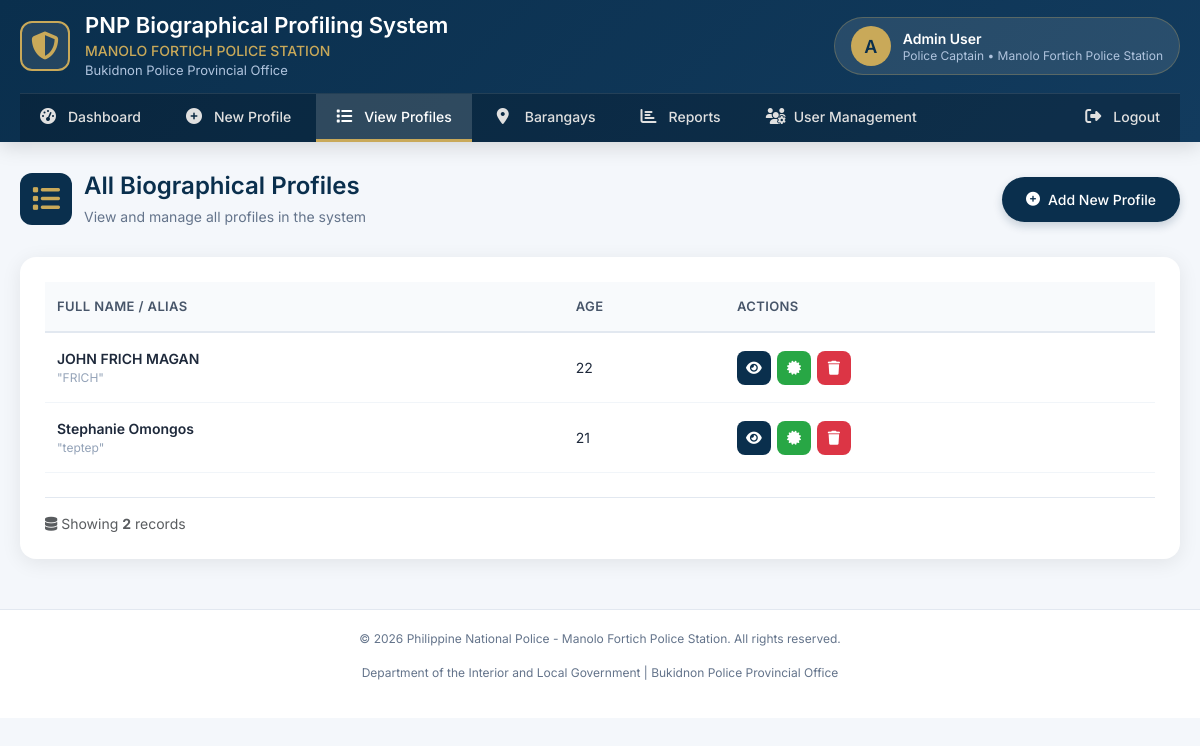
The page /profiles.php (signed in) on the database its author committed.
### tables this page shows
CREATE TABLE `biographical_profiles` (
  `id` int(11) NOT NULL,
  `full_name` varchar(200) NOT NULL,
  `alias` varchar(200) DEFAULT NULL,
  `group_affiliation` varchar(200) DEFAULT NULL,
  `position_roles` text DEFAULT NULL,
  `age` int(11) DEFAULT NULL,
  `sex` enum('Male','Female','Other') DEFAULT NULL,
  `dob` date DEFAULT NULL,
  `pob` varchar(200) DEFAULT NULL,
  `educational_attainment` varchar(100) DEFAULT NULL,
  `occupation` text DEFAULT NULL,
  `company_office` varchar(200) DEFAULT NULL,
  `technical_skills` text DEFAULT NULL,
  `ethnic_group` varchar(100) DEFAULT NULL,
  `languages` text DEFAULT NULL,
  `present_address` text DEFAULT NULL,
  `provincial_address` text DEFAULT NULL,
  `civil_status` enum('Single','Married','Widowed','Separated','Divorced') DEFAULT NULL,
  `citizenship` varchar(50) DEFAULT NULL,
  `religion` varchar(100) DEFAULT NULL,
  `height_cm` decimal(5,2) DEFAULT NULL,
  `weight_kg` decimal(5,2) DEFAULT NULL,
  `height_ft` varchar(10) DEFAULT NULL,
  `eyes_color` varchar(50) DEFAULT NULL,
  `hair_color` varchar(50) DEFAULT NULL,
  `built` enum('Small','Medium','Large') DEFAULT NULL,
  `complexion` varchar(50) DEFAULT NULL,
  `distinguishing_marks` text DEFAULT NULL,
  `previous_arrest_record` text DEFAULT NULL,
  `previous_arrest` text DEFAULT NULL,
  `specific_charge` text DEFAULT NULL,
  `arresting_officer` varchar(200) DEFAULT NULL,
  `arresting_unit` varchar(200) DEFAULT NULL,
  `date_time_place_of_arrest` text DEFAULT NULL,
  `arresting_officer_name` varchar(255) DEFAULT NULL,
  `arresting_officer_unit` varchar(255) DEFAULT NULL,
  `father_name` varchar(200) DEFAULT NULL,
  `father_address` text DEFAULT NULL,
  `father_dob` date DEFAULT NULL,
  `father_pob` varchar(200) DEFAULT NULL,
  `father_age` int(11) DEFAULT NULL,
  `father_occupation` varchar(200) DEFAULT NULL,
  `mother_name` varchar(200) DEFAULT NULL,
  `mother_address` text DEFAULT NULL,
  `mother_dob` date DEFAULT NULL,
  `mother_pob` varchar(200) DEFAULT NULL,
  `mother_age` int(11) DEFAULT NULL,
  `mother_occupation` varchar(200) DEFAULT NULL,
  `spouse_name` varchar(200) DEFAULT NULL,
  `spouse_age` int(11) DEFAULT NULL,
  `spouse_occupation` varchar(200) DEFAULT NULL,
  `spouse_address` text DEFAULT NULL,
  `drugs_involved` text DEFAULT NULL,
  `source_relationship` varchar(200) DEFAULT NULL,
  `source_address` varchar(200) DEFAULT NULL,
  `source_name` varchar(200) DEFAULT NULL,
  `source_nickname` varchar(100) DEFAULT NULL,
  `source_full_address` text DEFAULT NULL,
  `source_other_drugs` varchar(200) DEFAULT NULL,
  `subgroup_name` varchar(200) DEFAULT NULL,
  `specific_aor` varchar(200) DEFAULT NULL,
  `other_source_name` varchar(200) DEFAULT NULL,
  `other_source_alias` varchar(100) DEFAULT NULL,
  `other_source_details` text DEFAULT NULL,
  `drugs_pushed` text DEFAULT NULL,
  `other_drugs_pushed` varchar(200) DEFAULT NULL,
  `profile_picture` varchar(255) DEFAULT NULL,
  `vehicles_used` text DEFAULT NULL,
  `armaments` text DEFAULT NULL,
  `companions_arrest` text DEFAULT NULL,
  `recruitment_summary` text DEFAULT NULL,
  `modus_operandi` text DEFAULT NULL,
  `organizational_structure` text DEFAULT NULL,
  `ci_matters` text DEFAULT NULL,
  `other_revelations` text DEFAULT NULL,
  `recommendation` text DEFAULT NULL,
  `created_by` int(11) DEFAULT NULL,
  `created_at` timestamp NOT NULL DEFAULT current_timestamp(),
  `updated_at` timestamp NOT NULL DEFAULT current_timestamp() ON UPDATE current_timestamp(),
  `status` enum('active','archived','delisted') DEFAULT 'active'
);

### profiles.php (the view, shortened to what this page needs)
<?php
$database = new Database();
$db = $database->getConnection();
$query = "SELECT * FROM biographical_profiles ORDER BY created_at DESC";
$stmt = $db->query($query);
$profiles = $stmt->fetchAll(PDO::FETCH_ASSOC);
?>
<!DOCTYPE html>
<html lang="en">
<head>
    <link href="https://cdn.jsdelivr.net/npm/bootstrap@5.3.0/dist/css/bootstrap.min.css" rel="stylesheet">
    <link rel="stylesheet" href="https://cdnjs.cloudflare.com/ajax/libs/font-awesome/6.4.0/css/all.min.css">
</head>
<body>
    <nav class="navbar-modern">
        <div class="navbar-container">
            <div class="navbar-header">
                <div class="logo-area">
                    <div class="pnp-logo">
                        <i class="fas fa-shield-alt"></i>
                    </div>
                    <div class="title-area">
                        <h1>PNP Biographical Profiling System</h1>
                        <div class="station">MANOLO FORTICH POLICE STATION</div>
                        <div class="subtitle">Bukidnon Police Provincial Office</div>
                    </div>
                </div>
                <div class="user-area">
                    <div class="user-profile">
                        <div class="user-avatar">
                            <?php echo substr($_SESSION['full_name'], 0, 1); ?>
                        </div>
                        <div class="user-info">
                            <div class="user-name"><?php echo $_SESSION['full_name']; ?></div>
                            <div class="user-rank"><?php echo $_SESSION['rank']; ?> • <?php echo $_SESSION['unit']; ?></div>
                        </div>
                    </div>
                </div>
            </div>
            <div class="nav-menu">
                <ul>
                    <li><a href="dashboard.php"><i class="fas fa-tachometer-alt"></i> Dashboard</a></li>
                    <li><a href="profile_form.php"><i class="fas fa-plus-circle"></i> New Profile</a></li>
                    <li><a href="profiles.php" class="active"><i class="fas fa-list"></i> View Profiles</a></li>
                    <li><a href="barangays.php"><i class="fas fa-map-marker-alt"></i> Barangays</a></li>
                    <li><a href="reports.php"><i class="fas fa-chart-bar"></i> Reports</a></li>
                    <?php if ($_SESSION['role'] == 'admin'): ?>
                    <li><a href="users.php"><i class="fas fa-users-cog"></i> User Management</a></li>
                    <?php endif; ?>
                    <li style="margin-left: auto;"><a href="logout.php"><i class="fas fa-sign-out-alt"></i> Logout</a></li>
                </ul>
            </div>
        </div>
    </nav>
    <div class="main-content">
        <div class="page-header">
            <div class="page-title">
                <i class="fas fa-list"></i>
                <div class="title-text">
                    <h2>All Biographical Profiles</h2>
                    <p>View and manage all profiles in the system</p>
                </div>
            </div>
            <a href="profile_form.php" class="btn-add">
                <i class="fas fa-plus-circle"></i> Add New Profile
            </a>
        </div>
        <div class="table-container">
            <?php if (count($profiles) > 0): ?>
                <div class="table-responsive">
                    <table class="modern-table">
                        <thead>
                            <tr>
                                <th>Full Name / Alias</th>
                                <th>Age</th>
                                <th>Actions</th>
                            </tr>
                        </thead>
                        <tbody>
                            <?php foreach ($profiles as $profile): ?>
                            <tr>
                                <td>
                                    <div class="name-with-alias">
                                        <span class="full-name"><?php echo htmlspecialchars($profile['full_name']); ?></span>
                                        <?php if (!empty($profile['alias'])): ?>
                                            <span class="alias">"<?php echo htmlspecialchars($profile['alias']); ?>"</span>
                                        <?php endif; ?>
                                    </div>
                                </td>
                                <td><?php echo $profile['age']; ?></td>
                                <td>
                                    <div class="action-buttons">
                                        <a href="view_profile.php?id=<?php echo $profile['id']; ?>&return_to=profiles"
                                           class="btn-icon view"
                                           title="View Profile">
                                            <i class="fas fa-eye"></i>
                                        </a>
                                        <a href="certificate.php?id=<?php echo $profile['id']; ?>"
                                           class="btn-icon certificate"
                                           title="Generate Certificate of Completion"
                                           target="_blank">
                                            <i class="fas fa-certificate"></i>
                                        </a>
                                        <?php if ($_SESSION['role'] == 'admin'): ?>
                                        <button type="button"
                                                class="btn-icon delete"
                                                title="Delete Profile"
                                                onclick="confirmDelete(<?php echo $profile['id']; ?>, '<?php echo htmlspecialchars(addslashes($profile['full_name'])); ?>')">
                                            <i class="fas fa-trash"></i>
                                        </button>
                                        <?php endif; ?>
                                    </div>
                                </td>
                            </tr>
                            <?php endforeach; ?>
                        </tbody>
                    </table>
                </div>
                <div class="mt-4 text-muted" style="border-top: 1px solid #e2e8f0; padding-top: 15px;">
                    <div class="d-flex justify-content-between align-items-center">
                        <small>
                            <i class="fas fa-database"></i>
                            Showing <strong><?php echo count($profiles); ?></strong> records
                        </small>
                    </div>
                </div>
            <?php endif; ?>
        </div>
    </div>
    <footer class="footer">
        <div class="container">
            <p>© <?php echo date('Y'); ?> Philippine National Police - Manolo Fortich Police Station. All rights reserved.</p>
            <p>Department of the Interior and Local Government | Bukidnon Police Provincial Office</p>
        </div>
    </footer>
</body>
</html>

### profiles.php (style rules this page uses)
* { margin: 0; padding: 0; box-sizing: border-box; }
body { font-family: 'Inter', -apple-system, BlinkMacSystemFont, 'Segoe UI', Roboto, sans-serif; background: #f4f7fb; color: #1e293b; line-height: 1.5; }
.navbar-modern { background: linear-gradient(135deg, #0a2f4d 0%, #123b5e 100%); padding: 0; box-shadow: 0 4px 20px rgba(0,0,0,0.15); position: sticky; top: 0; z-index: 1000; }
.navbar-container { max-width: 1400px; margin: 0 auto; padding: 0 20px; }
.navbar-header { display: flex; align-items: center; justify-content: space-between; padding: 12px 0; }
.logo-area { display: flex; align-items: center; gap: 15px; }
.pnp-logo { width: 50px; height: 50px; background: rgba(255,255,255,0.1); border-radius: 12px; display: flex; align-items: center; justify-content: center; border: 2px solid #c9a959; }
.pnp-logo i { font-size: 28px; color: #c9a959; }
.title-area h1 { font-size: 22px; font-weight: 600; color: white; margin: 0; line-height: 1.2; }
.title-area .subtitle { font-size: 13px; color: #b0c4de; margin: 0; }
.title-area .station { font-size: 14px; color: #c9a959; font-weight: 500; margin: 2px 0 0; }
.user-area { display: flex; align-items: center; gap: 20px; }
.user-profile { display: flex; align-items: center; gap: 12px; background: rgba(255,255,255,0.1); padding: 8px 16px; border-radius: 40px; border: 1px solid rgba(201, 169, 89, 0.3); }
.user-avatar { width: 40px; height: 40px; background: #c9a959; border-radius: 50%; display: flex; align-items: center; justify-content: center; color: #0a2f4d; font-weight: 600; font-size: 18px; }
.user-info { line-height: 1.3; }
.user-name { font-weight: 600; color: white; font-size: 14px; }
.user-rank { font-size: 12px; color: #b0c4de; }
.nav-menu { background: rgba(0,0,0,0.2); padding: 0; border-top: 1px solid rgba(255,255,255,0.1); }
.nav-menu ul { display: flex; list-style: none; margin: 0; padding: 0; gap: 5px; }
.nav-menu li { margin: 0; }
.nav-menu a { display: flex; align-items: center; gap: 8px; padding: 12px 20px; color: #e0e0e0; text-decoration: none; font-size: 14px; font-weight: 500; transition: all 0.3s; border-bottom: 3px solid transparent; }
.nav-menu a i { font-size: 16px; width: 20px; }
.nav-menu a.active { background: rgba(255,255,255,0.15); color: white; border-bottom-color: #c9a959; }
.main-content { max-width: 1400px; margin: 30px auto; padding: 0 20px; }
.page-header { display: flex; justify-content: space-between; align-items: center; margin-bottom: 30px; }
.page-title { display: flex; align-items: center; gap: 12px; }
.page-title i { font-size: 28px; color: #c9a959; background: #0a2f4d; padding: 12px; border-radius: 12px; }
.title-text h2 { font-size: 24px; font-weight: 600; color: #0a2f4d; margin: 0 0 5px; }
.title-text p { color: #64748b; margin: 0; font-size: 14px; }
.btn-add { background: #0a2f4d; color: white; border: none; padding: 12px 24px; border-radius: 40px; font-size: 14px; font-weight: 500; display: inline-flex; align-items: center; gap: 8px; text-decoration: none; transition: all 0.3s; box-shadow: 0 4px 10px rgba(10,47,77,0.2); }
.table-container { background: white; border-radius: 16px; padding: 25px; box-shadow: 0 4px 20px rgba(0,0,0,0.08); }
.modern-table { width: 100%; border-collapse: collapse; }
.modern-table th { background: #f8fafc; padding: 15px 12px; font-size: 13px; font-weight: 600; color: #475569; text-transform: uppercase; letter-spacing: 0.03em; border-bottom: 2px solid #e2e8f0; }
.modern-table td { padding: 15px 12px; font-size: 14px; border-bottom: 1px solid #f1f5f9; vertical-align: middle; }
.name-with-alias { display: flex; flex-direction: column; }
.full-name { font-weight: 600; color: #1e293b; }
.alias { font-size: 12px; color: #94a3b8; }
.action-buttons { display: flex; gap: 6px; }
.btn-icon { width: 34px; height: 34px; border-radius: 8px; display: inline-flex; align-items: center; justify-content: center; color: white; text-decoration: none; font-size: 14px; transition: all 0.2s; border: none; cursor: pointer; }
.btn-icon.view { background: #0a2f4d; }
.btn-icon.delete { background: #dc3545; }
.btn-icon.certificate { background: #28a745; }
.footer { background: white; padding: 20px 0; margin-top: 50px; border-top: 1px solid #e2e8f0; text-align: center; font-size: 12px; color: #64748b; }

### rows shown on the page
biographical_profiles: full_name "JOHN FRICH MAGAN", alias "FRICH", age "22"
biographical_profiles: full_name "Stephanie Omongos", alias "teptep", age "21"

### other values the page prints
substr($_SESSION['full_name'], 0, 1) "A"
$_SESSION['full_name'] "Admin User"
$_SESSION['rank'] "Police Captain"
$_SESSION['unit'] "Manolo Fortich Police Station"
count($profiles) "2"
